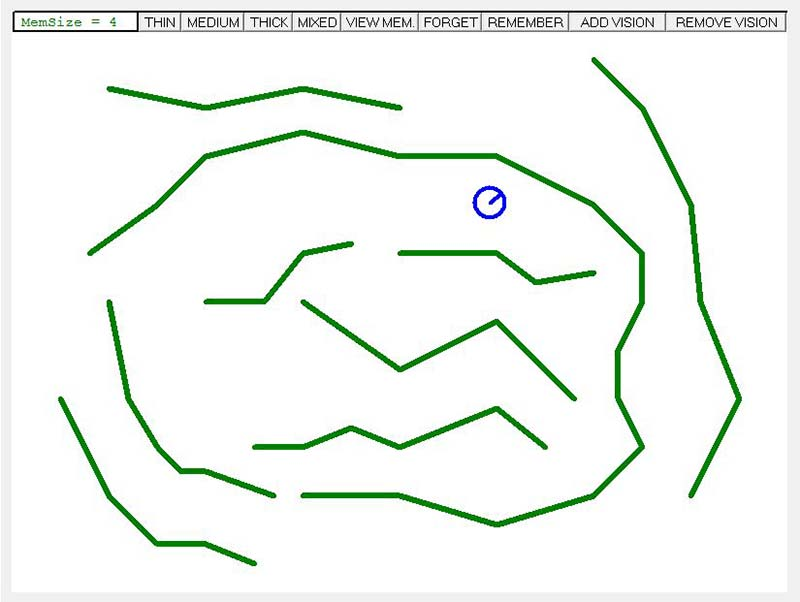
#> input picture image.jpg, 800 x 602 px
$ python FindLine.py
#> lines starting #> are read from the running program, lines starting #| are printed output that depends on the picture; after the words box and inside, x2 and y2 are one past the last pixel; in counts of white or black regions, pixels touching at a corner belong together
import cv2
import numpy as np
import random

class Robot:
  """A class representing a robot."""

  def __init__(self, x, y, orientation):
    """Creates a new robot at the given position and orientation."""
    self.x = x
    self.y = y
    self.orientation = orientation

  def turn(self, direction):
    """Turns the robot in the given direction."""
    self.orientation += direction

  def move(self, distance):
    """Moves the robot forward by the given distance."""
    new_x = self.x + distance * np.cos(self.orientation)
    new_y = self.y + distance * np.sin(self.orientation)
    self.x = new_x
    self.y = new_y

def find_line(image):
  """Finds the line in the given image."""
  gray_image = cv2.cvtColor(image, cv2.COLOR_BGR2GRAY)
  edges = cv2.Canny(gray_image, 50, 150)
  lines = cv2.HoughLinesP(edges, 1, np.pi / 180, 100, minLineLength=100, maxLineGap=10)
  if lines is not None:
    return lines[0]
  print((lines[0]))
  return None

def follow_line(robot, line):
  """Makes the robot follow the given line."""
  start_point = line[0]
  end_point = line[0]
  direction = end_point - start_point
  if np.all(direction == 0):
    direction = [1, 0]
  direction = direction / np.linalg.norm(direction)
  robot.turn(direction)
  robot.move(0.1)
  print("Position: (%f, %f), orientation: %f" % (robot.x, robot.y, robot.orientation))

def generate_random_starting_point():
  x = random.random()
  y = random.random()
  theta = random.randint(0, 360)
  return x, y, theta

if __name__ == "__main__":
  image = cv2.imread("image.jpg")
#> image is the input picture: shape (602, 800, 3); mean B, G, R 240.1, 244.9, 239.9
  line = find_line(image)
#> in find_line, `gray_image = cv2.cvtColor(image, cv2.COLOR_BGR2GRAY)`:
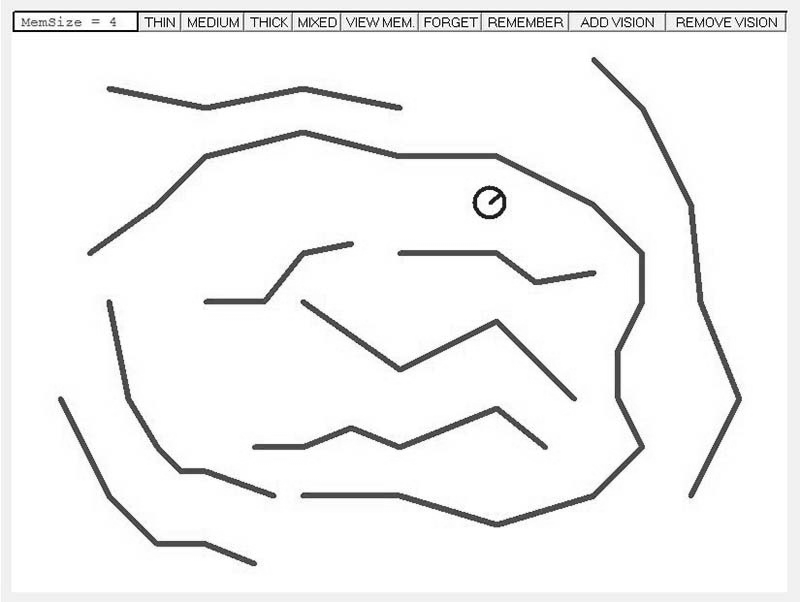
#> gray_image: shape (602, 800); min 0, max 255, mean 242.9
#> in find_line, `edges = cv2.Canny(gray_image, 50, 150)`:
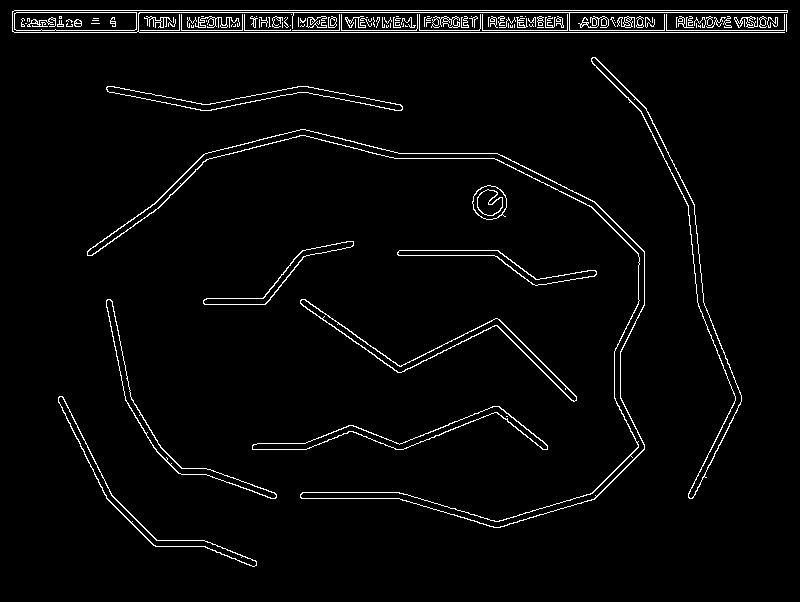
#> edges: shape (602, 800); 3.1% white in thin lines or dots, all inside (x1, y1, x2, y2) = (12, 10, 788, 567)
#> in find_line, `lines = cv2.HoughLinesP(edges, 1, np.pi / 180, 100, minLineLength=100,..`: lines = 29 rows, first 6: [14, 10, 787, 10], [14, 32, 784, 32], [12, 30, 786, 30], [12, 12, 787, 12], [136, 20, 569, 20], [136, 25, 786, 25]
#> line = [[14, 10, 787, 10]]
  if line is not None:
    x, y, theta = generate_random_starting_point()
    robot = Robot(x,y,theta)
    print("Initial position: (%f, %f), orientation: %f" % (robot.x, robot.y, robot.orientation))
    follow_line(robot, line)
#> in follow_line, `start_point = line[0]`: start_point = [14, 10, 787, 10]
#> in follow_line, `direction = end_point - start_point`: direction = [0, 0, 0, 0]
#> (the run stopped early here; a loop or call above may not have finished)

$ run again, with Confusion Matrix.png saved as image.jpg
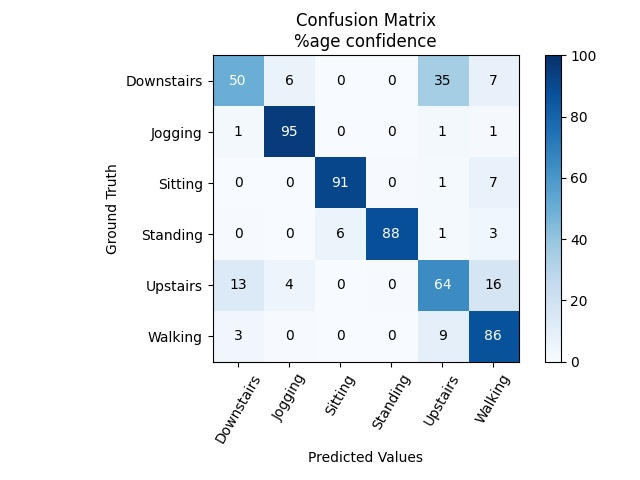
#> input picture Confusion Matrix.png, 640 x 480 px
#> image is the input picture: shape (480, 640, 3); mean B, G, R 242.7, 237.4, 231.7
#> in find_line, `gray_image = cv2.cvtColor(image, cv2.COLOR_BGR2GRAY)`:
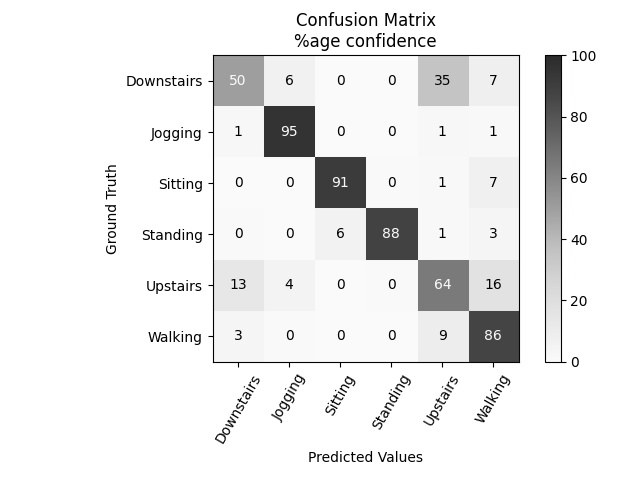
#> gray_image: shape (480, 640); min 0, max 255, mean 236.3
#> in find_line, `edges = cv2.Canny(gray_image, 50, 150)`:
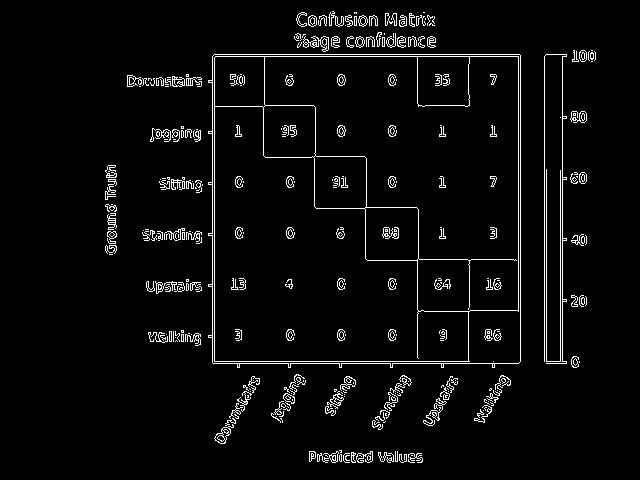
#> edges: shape (480, 640); 4.1% white in thin lines or dots, all inside (x1, y1, x2, y2) = (105, 11, 596, 463)
#> lines = [[214, 54, 519, 54], [212, 362, 212, 56], [215, 56, 520, 56], [562, 363, 562, 54], [544, 361, 544, 56], [214, 361, 469, 361], [213, 363, 518, 363], [518, 311, 518, 57], [520, 361, 520, 55], [214, 360, 214, 57], [560, 363, 560, 170], [546, 363, 546, 169]]
#> line = [[214, 54, 519, 54]]
#> start_point = [214, 54, 519, 54]
#> direction = [0, 0, 0, 0]
